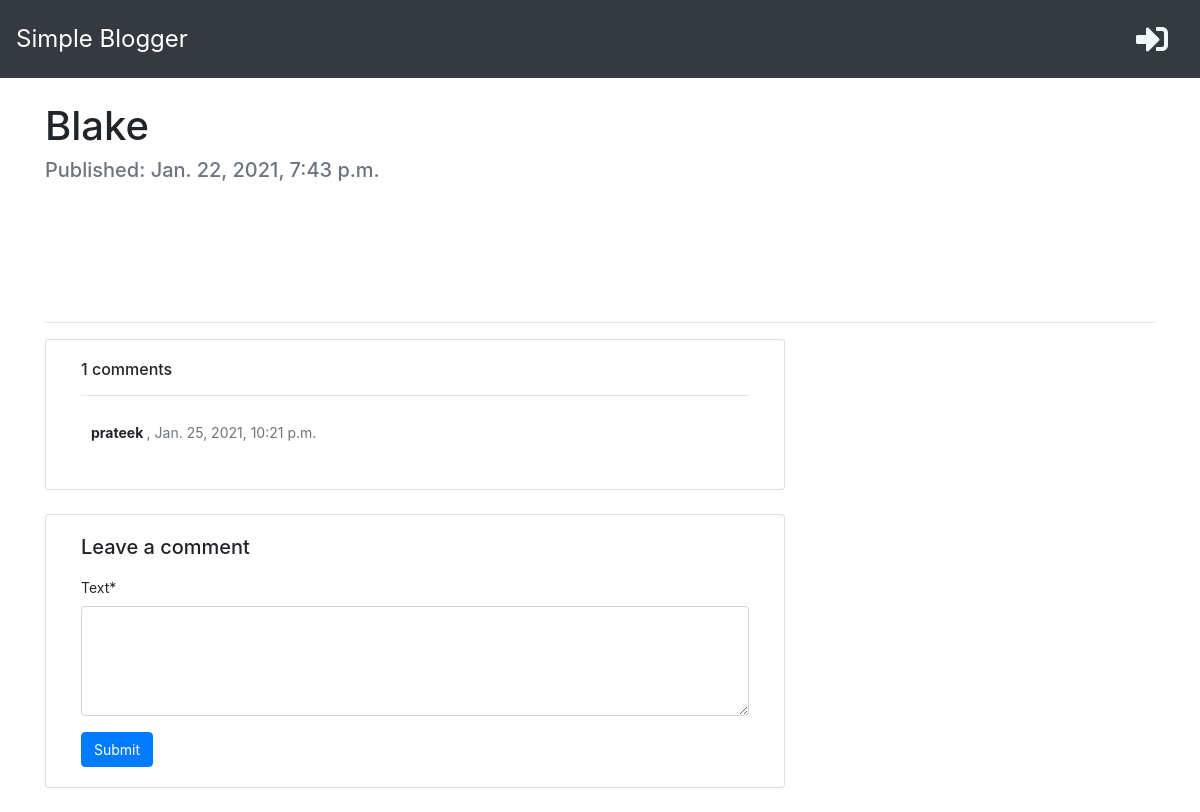
The page /post/12 on the database its author committed.
### blog/models.py (models this page shows, shortened)
class Post(models.Model):
    author          = models.ForeignKey('auth.User', on_delete=models.CASCADE)
    title           = models.CharField(max_length=150)
    text            = models.TextField()
    created_date    = models.DateTimeField(default=timezone.now)
    published_date  = models.DateTimeField(blank=True, null=True)
    def approved_comments(self):
        return self.comments.filter(approved=True)

class Comment(models.Model):
    post            = models.ForeignKey('blog.Post', on_delete=models.CASCADE, related_name='comments')
    author          = models.CharField(max_length=100)
    text            = models.TextField()
    created_date    = models.DateTimeField(default=timezone.now)
    approved        = models.BooleanField(default=False)
    class Meta:
        ordering = ['created_date']

### blog/views.py (the view)
# urls.py: path('post/<int:pk>', post_detail, name='post_detail'),
def post_detail(request, pk):
    post = get_object_or_404(Post, pk=pk)
    if request.method == 'POST':
        if request.user.is_authenticated:
            form = CommentForm(request.POST)
            if form.is_valid():
                comment = form.save(commit=False)
                comment.author = request.user
                comment.post = post
                comment.save()
                return redirect('post_detail', pk=post.pk)
        else:
            return redirect('login')
    else:
        form = CommentForm()
    stuff_for_frontend = {'post': post, 'form': form}
    return render(request, 'blog/post_detail.html', stuff_for_frontend)

### blog/forms.py
class CommentForm(forms.ModelForm):
	class Meta:
		model = Comment
		fields = ('text',)
		widgets = {
			'text': forms.Textarea(
				attrs={
					'class': 'form-control',
					'rows' : 4,
				}
			),
		}

### blog/templatetags/markdownify.py (called while the page is built)
@register.filter
def markdown(value):
    renderer = HighlightRenderer()
    markdown = mistune.Markdown(renderer = renderer)
    return markdown(value)

### blog/templates/blog/post_detail.html (shortened to what this page needs)
{% extends "index.html" %}
{% load crispy_forms_tags %}
{% load markdownify %}
{% block content %}
<div class="container mt-4">
        <div class="d-flex text-center">
            <h1 class="page-header text-center">{{post.title}}</h1>
        </div>
        {% if post.published_date %}
            <h5 class="mb-2 text-muted">Published: {{post.published_date}}</h5>
        {% endif %}
        <div class="" style="height: 100px;"></div>
        <hr>
        <div class="col-md-8 card mb-4 mt-3 ">
            <div class="card-body" style="font-size: 14px;">
                {% if post.approved_comments %}
                    <h6>{{ post.approved_comments.count }} comments</h6>
                {% else %}
                    <h6>No Comments</h6>
                {% endif %}
                <hr>
                {% for comment in post.comments.all %}
                    {% if user.is_authenticated or comment.approved %}
                        <div class="comments" style="padding: 10px;">
                            <p class="font-weight-bold">
                                {{ comment.author }}
                                <span class=" text-muted font-weight-normal">
                                    ,  {{ comment.created_date }}
                                </span>
                            </p>
                        </div>
                    {% endif %}
                {% endfor %}
            </div>
        </div>
        <div class="col-md-8 card mb-4  mt-3 ">
            <div class="card-body" style="font-size: 14px;">
                <!-- {% if new_comment %}
                <div class="alert alert-success" role="alert">
                    Your comment is awaiting moderation
                </div>
                {% else %} -->
                <h5>Leave a comment</h5>
                <form method="post" style="margin-top: 1.3em;">
                    <div class="mb-3 mx-auto">
                        {{form.text|as_crispy_field }}
                    </div>
                    <button type="submit" class="btn btn-primary" style="font-size: 14px;">Submit</button>
                </form>
                {% endif %}
            </div>
        </div>
</div>
{% endblock %}

### rows shown on the page
Post: title "Blake", published_date "Jan. 22, 2021, 7:43 p.m.", approved_comments.count "1"
Comment: author "prateek", created_date "Jan. 25, 2021, 10:21 p.m."
